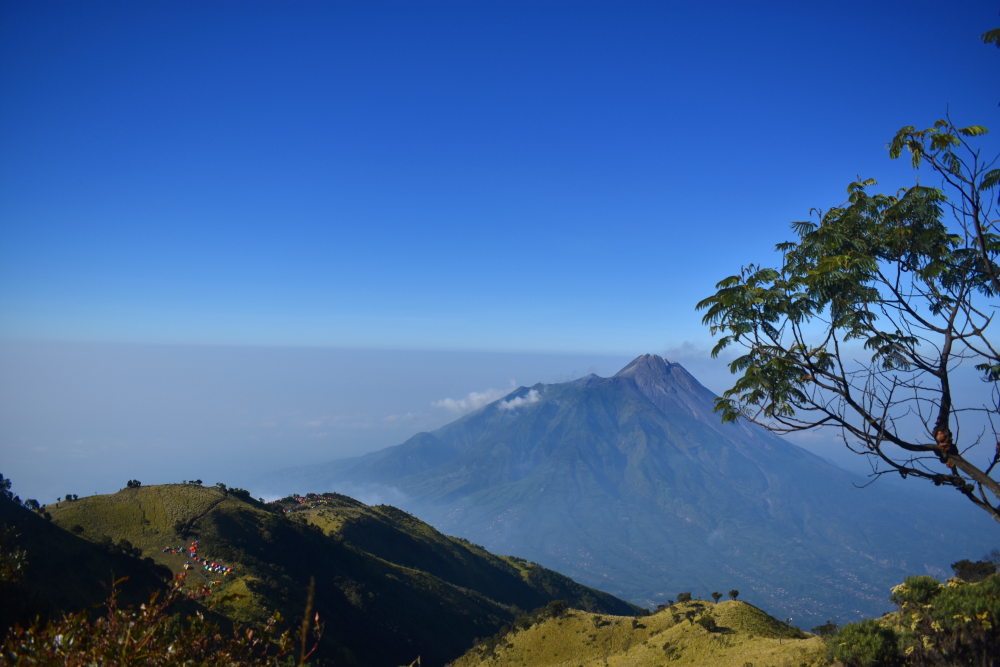
#> input picture gunung.jpg, 4000 x 2667 px (shown at 1/4 size)
$ python try.py
#> lines starting #> are read from the running program, lines starting #| are printed output that depends on the picture; after the words box and inside, x2 and y2 are one past the last pixel; in counts of white or black regions, pixels touching at a corner belong together
import cv2
import numpy as np
import os

def display_image(title, image):
    try:
        from google.colab.patches import cv2_imshow
        cv2_imshow(image)
    except ImportError:
        cv2.imshow(title, image)
        cv2.waitKey(0)
        cv2.destroyAllWindows()
image_path = "gunung.jpg"
image = cv2.imread(image_path)
#> image is the input picture: shape (2667, 4000, 3); mean B, G, R 153.6, 101.7, 64.7
image_resized = cv2.resize(image, (500, 600))
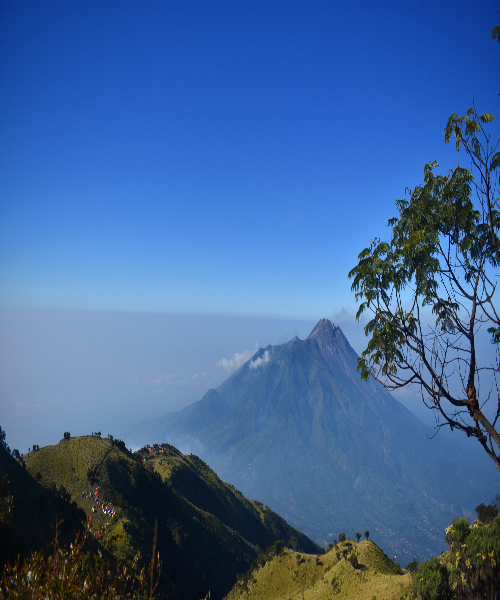
#> image_resized: shape (600, 500, 3); mean B, G, R 153.5, 101.5, 64.6
image_bw = cv2.cvtColor(image_resized, cv2.COLOR_BGR2GRAY)
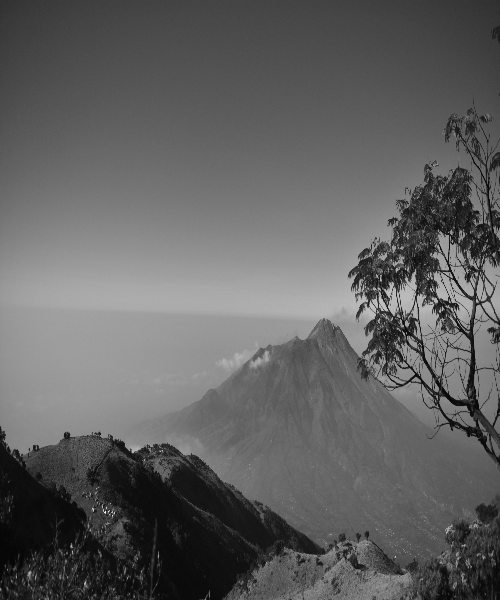
#> image_bw: shape (600, 500); min 4, max 244, mean 96.4
clahe = cv2.createCLAHE(clipLimit=5)
clahe_img = np.clip(clahe.apply(image_bw) + 30, 0, 255).astype(np.uint8)
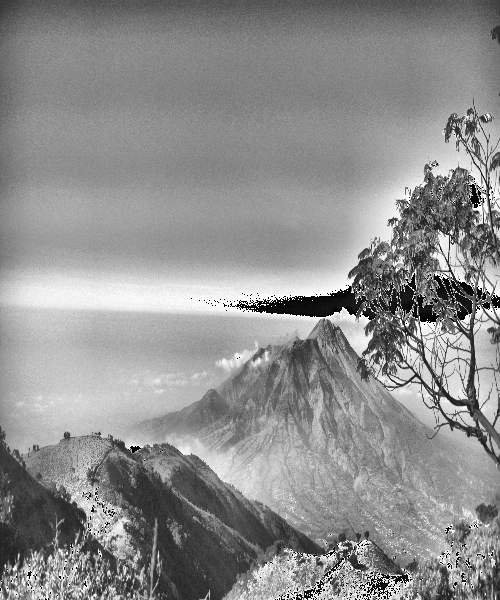
#> clahe_img: shape (600, 500); min 0, max 255, mean 142.4
_, threshold_img = cv2.threshold(image_bw, 155, 255, cv2.THRESH_BINARY)
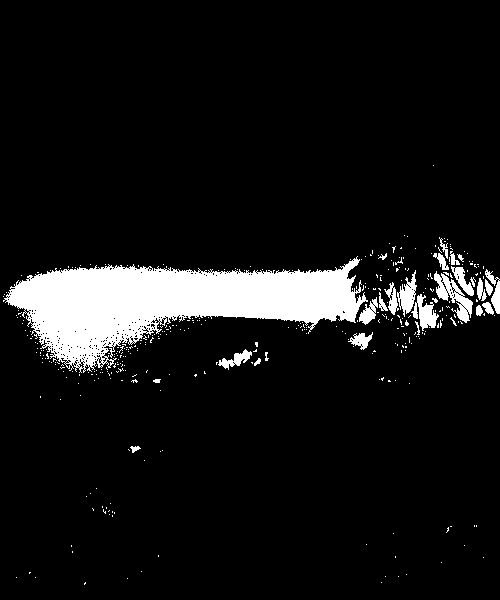
#> threshold_img: shape (600, 500); 8.5% white; 376 white regions (350 under 20 px), largest, box (x1, y1, x2, y2) and area: (3, 256, 368, 373) 20425, (434, 271, 473, 323) 746, (411, 294, 439, 331) 484
display_image("Ordinary Threshold", threshold_img)
display_image("CLAHE Image", clahe_img)
